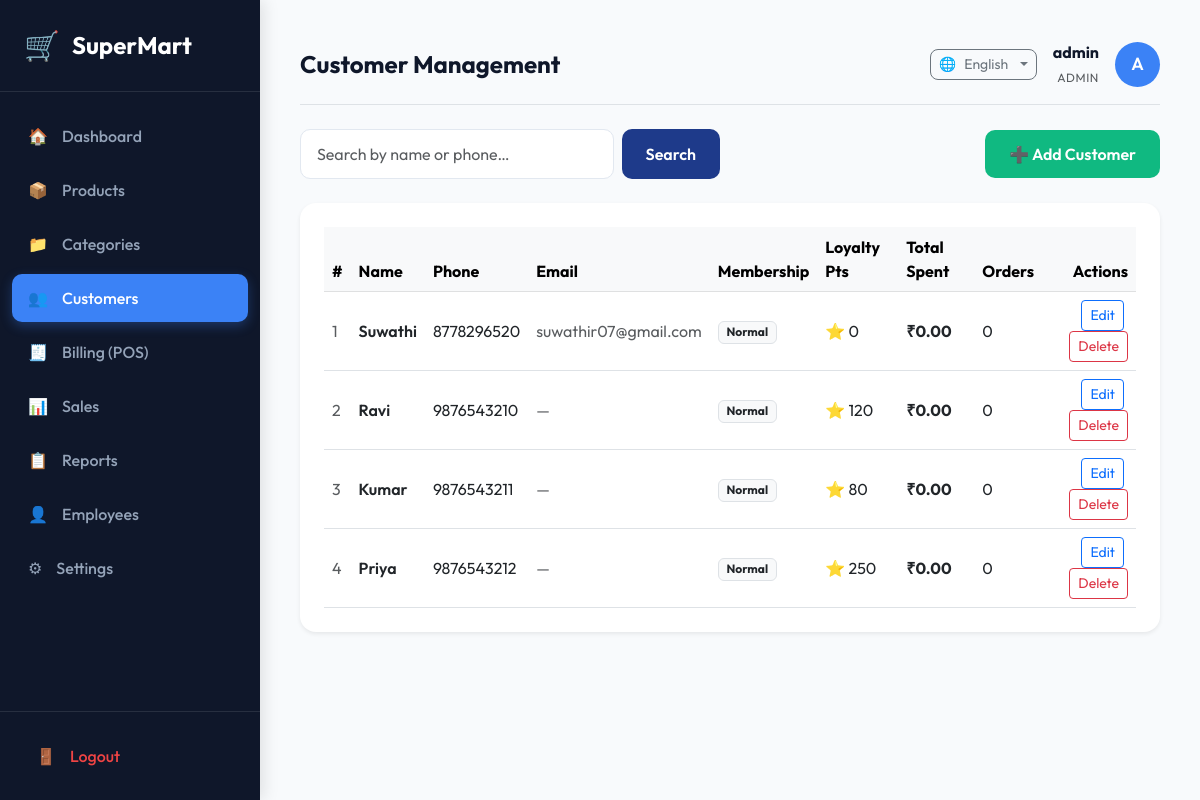
Page /customers/ (signed in) on the committed database.
### tables this page shows
CREATE TABLE settings (
    key TEXT PRIMARY KEY,
    value TEXT NOT NULL
);

CREATE TABLE users (
    id INTEGER PRIMARY KEY AUTOINCREMENT,
    username TEXT UNIQUE NOT NULL,
    password_hash TEXT NOT NULL,
    email TEXT UNIQUE NOT NULL,
    phone TEXT,
    role TEXT CHECK(role IN ('admin', 'manager', 'cashier')) NOT NULL,
    status TEXT CHECK(status IN ('active', 'inactive')) DEFAULT 'active',
    created_at TIMESTAMP DEFAULT CURRENT_TIMESTAMP
, full_name TEXT, joining_date DATE, profile_photo TEXT, language TEXT DEFAULT 'en');

CREATE TABLE customers (
    id INTEGER PRIMARY KEY AUTOINCREMENT,
    name TEXT NOT NULL,
    phone TEXT UNIQUE NOT NULL,
    loyalty_points INTEGER DEFAULT 0,
    created_at TIMESTAMP DEFAULT CURRENT_TIMESTAMP
, email TEXT, address TEXT, birthday DATE, membership_type TEXT CHECK(membership_type IN ('Normal', 'Silver', 'Gold', 'Premium')) DEFAULT 'Normal', total_orders INTEGER DEFAULT 0, total_spent REAL DEFAULT 0.0, last_purchase TIMESTAMP);

### app/views/customer_routes.py (the view)
@customer_bp.route('/')
@login_required
@role_required('admin', 'manager')
def index():
    search = request.args.get('search', '').strip()
    if search:
        customers = query_db(
            "SELECT * FROM customers WHERE name LIKE ? OR phone LIKE ? ORDER BY created_at DESC",
            (f'%{search}%', f'%{search}%')
        )
    else:
        customers = query_db("SELECT * FROM customers ORDER BY created_at DESC")
    return render_template('customers.html', customers=customers, search=search)

### app/controllers/auth_controller.py (called while the page is built)
    @staticmethod
    def check_logged_in():
        if 'user_id' not in session:
            return None
        user = User.get_by_id(session['user_id'])
        if not user or user.status != 'active':
            session.clear()
            return None
        return user

### app/models/database.py (called while the page is built)
def get_db():
    if 'db' not in g:
        db_path = current_app.config['DATABASE']
        g.db = sqlite3.connect(db_path, check_same_thread=False)
        g.db.row_factory = sqlite3.Row
        g.db.execute("PRAGMA foreign_keys = ON;")
    return g.db

def query_db(query, args=(), one=False):
    db = get_db()
    cur = db.execute(query, args)
    rv = cur.fetchall()
    cur.close()
    if rv:
        return (dict(rv[0]) if one else [dict(r) for r in rv])
    return (None if one else [])

### app/models/user.py (called while the page is built)
    @classmethod
    def from_row(cls, row):
        if not row:
            return None
        return cls(
            id=row['id'],
            username=row['username'],
            password_hash=row['password_hash'],
            email=row['email'],
            phone=row['phone'],
            role=row['role'],
            status=row['status'],
            created_at=row['created_at'],
            language=row.get('language', 'en') or 'en'
        )

    @classmethod
    def get_by_id(cls, user_id):
        row = query_db("SELECT * FROM users WHERE id = ?", (user_id,), one=True)
        return cls.from_row(row)

### app/views/__init__.py (called while the page is built)
def login_required(f):
    @wraps(f)
    def decorated_function(*args, **kwargs):
        user = AuthController.check_logged_in()
        if not user:
            flash("Please log in to access this page.", "warning")
            return redirect(url_for('auth.login', next=request.url))
        return f(*args, **kwargs)
    return decorated_function

def role_required(*roles):
    def decorator(f):
        @wraps(f)
        def decorated_function(*args, **kwargs):
            user = AuthController.check_logged_in()
            if not user:
                return redirect(url_for('auth.login'))
            if user.role not in roles:
                flash("Access denied: You do not have permissions for this page.", "danger")
                return abort(403)
            return f(*args, **kwargs)
        return decorated_function
    return decorator

### app/templates/customers.html (shortened to what this page needs)
{% extends "base.html" %}
{% block page_header %}Customer Management{% endblock %}
{% block content %}
<div class="d-flex justify-content-between align-items-center mb-4">
    <form action="{{ url_for('customer.index') }}" method="GET" class="d-flex gap-2 flex-grow-1 me-3" style="max-width:420px;">
        <input type="text" name="search" value="{{ search }}" class="form-control" placeholder="Search by name or phone…" style="border-radius:10px;">
        <button class="btn btn-primary px-4" style="border-radius:10px;">Search</button>
    </form>
    <button class="btn btn-success px-4" data-bs-toggle="modal" data-bs-target="#addCustomerModal" style="border-radius:10px;">
        ➕ Add Customer
    </button>
</div>
<div class="card shadow-sm border-0">
    <div class="table-responsive">
        <table class="table table-hover align-middle mb-0">
            <thead class="table-light">
                <tr>
                    <th>#</th>
                    <th>Name</th>
                    <th>Phone</th>
                    <th>Email</th>
                    <th>Membership</th>
                    <th>Loyalty Pts</th>
                    <th>Total Spent</th>
                    <th>Orders</th>
                    <th class="text-end">Actions</th>
                </tr>
            </thead>
            <tbody>
                {% if customers %}
                    {% for c in customers %}
                    <tr>
                        <td class="text-muted">{{ loop.index }}</td>
                        <td class="fw-semibold">{{ c.name }}</td>
                        <td>{{ c.phone }}</td>
                        <td class="text-muted">{{ c.email or '—' }}</td>
                        <td>
                            <span class="badge
                                {% if c.membership_type == 'Premium' %}bg-warning text-dark
                                {% elif c.membership_type == 'Gold' %}bg-success
                                {% elif c.membership_type == 'Silver' %}bg-secondary
                                {% else %}bg-light text-dark border{% endif %}">
                                {{ c.membership_type or 'Normal' }}
                            </span>
                        </td>
                        <td>⭐ {{ c.loyalty_points }}</td>
                        <td class="fw-bold">{{ currency }}{{ "%.2f"|format(c.total_spent or 0) }}</td>
                        <td>{{ c.total_orders or 0 }}</td>
                        <td class="text-end">
                            <button class="btn btn-sm btn-outline-primary me-1"
                                data-bs-toggle="modal" data-bs-target="#editModal{{ c.id }}">Edit</button>
                            <form action="{{ url_for('customer.delete', customer_id=c.id) }}" method="POST" class="d-inline"
                                  onsubmit="return confirm('Delete {{ c.name }}?')">
                                <button class="btn btn-sm btn-outline-danger">Delete</button>
                            </form>
                        </td>
                    </tr>
                    {% endfor %}
                {% endif %}
            </tbody>
        </table>
    </div>
</div>
{% endblock %}

### app/templates/base.html (shortened to what this page needs)
<!DOCTYPE html>
<html lang="{{ language }}">
<head>
    <link href="https://cdn.jsdelivr.net/npm/bootstrap@5.3.0/dist/css/bootstrap.min.css" rel="stylesheet">
    <link rel="stylesheet" href="{{ url_for('static', filename='css/style.css') }}">
</head>
<body>
    <div class="sidebar" id="sidebar">
        <div class="sidebar-header">
            <span style="font-size: 1.8rem;">🛒</span>
            <h2>{{ store_name }}</h2>
        </div>
        <ul class="sidebar-menu">
            {% if g.user and g.user.role in ['admin', 'manager'] %}
            <li class="sidebar-item">
                <a href="{{ url_for('dashboard.index') }}" class="sidebar-link {% if request.path == '/' or request.path == '/dashboard' %}active{% endif %} loading-link" data-i18n="dashboard">
                    <span>🏠</span> Dashboard
                </a>
            </li>
            <li class="sidebar-item">
                <a href="{{ url_for('product.index') }}" class="sidebar-link {% if '/products' in request.path %}active{% endif %} loading-link" data-i18n="products">
                    <span>📦</span> Products
                </a>
            </li>
            <li class="sidebar-item">
                <a href="{{ url_for('category.index') }}" class="sidebar-link {% if '/categories' in request.path %}active{% endif %} loading-link" data-i18n="categories">
                    <span>📁</span> Categories
                </a>
            </li>
            <li class="sidebar-item">
                <a href="{{ url_for('customer.index') }}" class="sidebar-link {% if '/customers' in request.path %}active{% endif %} loading-link" data-i18n="customers">
                    <span>👥</span> Customers
                </a>
            </li>
            {% endif %}
            <li class="sidebar-item">
                <a href="{{ url_for('pos.index') }}" class="sidebar-link {% if '/pos' in request.path %}active{% endif %} loading-link" data-i18n="billing_pos">
                    <span>🧾</span> Billing (POS)
                </a>
            </li>
            {% if g.user and g.user.role in ['admin', 'manager'] %}
            <li class="sidebar-item">
                <a href="{{ url_for('sales.index') }}" class="sidebar-link {% if '/sales' in request.path %}active{% endif %} loading-link" data-i18n="sales">
                    <span>📊</span> Sales History
                </a>
            </li>
            <li class="sidebar-item">
                <a href="{{ url_for('reports.index') }}" class="sidebar-link {% if '/reports' in request.path %}active{% endif %} loading-link" data-i18n="reports">
                    <span>📋</span> Reports
                </a>
            </li>
            {% endif %}
            {% if g.user and g.user.role == 'admin' %}
            <li class="sidebar-item">
                <a href="{{ url_for('user.list_users') }}" class="sidebar-link {% if '/users' in request.path %}active{% endif %} loading-link" data-i18n="employees">
                    <span>👤</span> Employees
                </a>
            </li>
            <li class="sidebar-item">
                <a href="{{ url_for('settings.index') }}" class="sidebar-link {% if '/settings' in request.path %}active{% endif %} loading-link" data-i18n="settings">
                    <span>⚙</span> Settings
                </a>
            </li>
            {% endif %}
        </ul>
        <div class="sidebar-footer">
            <a href="{{ url_for('auth.logout') }}" class="logout-link" data-i18n="logout">
                <span>🚪</span> Logout
            </a>
        </div>
    </div>
    <div class="main-content" id="main-content">
        <header class="d-flex justify-content-between align-items-center mb-4 pb-3 border-bottom">
            <div class="header-title">
                <h4 class="mb-0 fw-bold">{% block page_header %}{% endblock %}</h4>
            </div>
            <div class="d-flex align-items-center gap-3">
                <div class="dropdown">
                    <button class="btn btn-outline-secondary btn-sm dropdown-toggle d-flex align-items-center gap-2" type="button" id="languageDropdown" data-bs-toggle="dropdown" aria-expanded="false" style="border-radius: 8px;">
                        🌐 <span id="current-lang-label">English</span>
                    </button>
                </div>
                {% if g.user %}
                <div class="text-end d-none d-md-block">
                    <div class="fw-bold">{{ g.user.username }}</div>
                    <small class="text-uppercase text-muted" style="font-size: 0.75rem; letter-spacing: 0.05em;">
                        {{ g.user.role }}
                    </small>
                </div>
                <a href="{{ url_for('user.profile') }}" class="text-decoration-none">
                    <div class="avatar-circle">
                        {{ g.user.username[0].upper() }}
                    </div>
                </a>
                {% endif %}
            </div>
        </header>
        <div class="container-fluid p-0">
            {% block content %}{% endblock %}
        </div>
    </div>
</body>
</html>

### app/static/css/style.css (style rules this page uses)
:root { --primary-blue: #1e3a8a; --primary-light-blue: #3b82f6; --secondary-green: #10b981; --secondary-dark-green: #047857; --bg-light: #f8fafc; --text-dark: #0f172a; --text-muted: #64748b; --sidebar-bg: #0f172a; --card-shadow: 0 10px 25px -5px rgba(0, 0, 0, 0.05), 0 8px 10px -6px rgba(0, 0, 0, 0.05); --border-color: #e2e8f0; }
body { font-family: 'Outfit', sans-serif; background-color: var(--bg-light); color: var(--text-dark); margin: 0; padding: 0; overflow-x: hidden; }
.sidebar { width: 260px; height: 100vh; background-color: var(--sidebar-bg); position: fixed; top: 0; left: 0; z-index: 100; transition: all 0.3s ease; box-shadow: 4px 0 15px rgba(0,0,0,0.1); display: flex; flex-direction: column; }
.sidebar-header { padding: 24px; border-bottom: 1px solid rgba(255,255,255,0.1); display: flex; align-items: center; gap: 12px; }
.sidebar-header h2 { color: #ffffff; font-size: 1.5rem; font-weight: 700; margin: 0; }
.sidebar-menu { padding: 20px 12px; list-style: none; margin: 0; flex-grow: 1; overflow-y: auto; }
.sidebar-item { margin-bottom: 6px; }
.sidebar-link { display: flex; align-items: center; gap: 14px; padding: 12px 16px; color: #94a3b8; text-decoration: none; border-radius: 10px; font-weight: 500; transition: all 0.2s ease-in-out; }
.sidebar-link.active { color: #ffffff; background-color: var(--primary-light-blue); box-shadow: 0 4px 12px rgba(59, 130, 246, 0.3); }
.sidebar-footer { padding: 20px; border-top: 1px solid rgba(255,255,255,0.1); }
.logout-link { display: flex; align-items: center; gap: 14px; padding: 12px 16px; color: #ef4444; text-decoration: none; border-radius: 10px; font-weight: 500; transition: all 0.2s ease; }
.main-content { margin-left: 260px; padding: 40px; min-height: 100vh; transition: all 0.3s ease; }
.card { background-color: #ffffff; border: 1px solid var(--border-color); border-radius: 16px; box-shadow: var(--card-shadow); padding: 24px; margin-bottom: 24px; transition: transform 0.2s ease, box-shadow 0.2s ease; }
.form-control { border-radius: 12px; padding: 12px 16px; border: 1.5px solid var(--border-color); transition: all 0.2s ease; }
.btn-primary { background-color: var(--primary-blue); border: none; border-radius: 12px; padding: 12px 24px; font-weight: 600; transition: all 0.2s ease; }
.btn-success { background-color: var(--secondary-green); border: none; border-radius: 12px; padding: 12px 24px; font-weight: 600; transition: all 0.2s ease; }
.avatar-circle { width: 45px; height: 45px; border-radius: 50%; background-color: var(--primary-light-blue); color: #ffffff; display: flex; align-items: center; justify-content: center; font-weight: 600; font-size: 1.1rem; }

### rows in the picture
settings: value "SuperMart"
users: user.username "admin", user.role "ADMIN", user "A"
customers: name "Suwathi", phone "8778296520", email "suwathir07@gmail.com", membership_type "Normal", loyalty_points "0", currency "₹", total_spent "0.00", total_orders "0"
customers: name "Ravi", phone "9876543210", email "—", membership_type "Normal", loyalty_points "120", currency "₹", total_spent "0.00", total_orders "0"
customers: name "Kumar", phone "9876543211", email "—", membership_type "Normal", loyalty_points "80", currency "₹", total_spent "0.00", total_orders "0"
customers: name "Priya", phone "9876543212", email "—", membership_type "Normal", loyalty_points "250", currency "₹", total_spent "0.00", total_orders "0"
